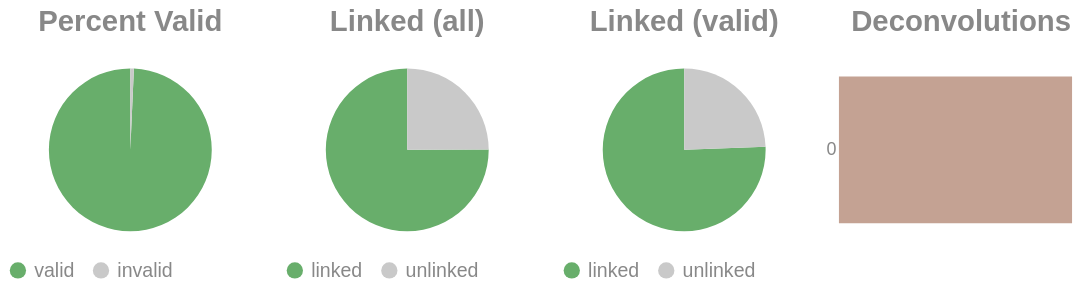

The notebook cell saved with this chart:
### Code cell
if SKIPLR:
    pass
else:
    clash = Counter()
    for i in valids['molecule'].to_list():
        _mol = i.split("-")
        if len(_mol) == 1:
            clash.update('0')
        else:
            clash.update(_mol[-1])

    _d = {"deconvolutions": [], 'count': []}
    for k,v in clash.items():
        _d['deconvolutions'].append(k)
        _d['count'].append(v)

    tot_valid = valids['reads'].sum()
    mask = valids['reads'] >= 2
    n_linked_reads = valids.filter(mask)['reads'].sum()
    if n_linked_reads == 0:
        print_html("No linked molecules (>=2 reads) were detected; skipping linked-only distributions.")
        SKIPLR = True
    else:
        perc_valid = round(tot_valid / n_reads, 4)
        linked_perc_abs = round(n_linked_reads / n_reads, 4)
        linked_perc = round(n_linked_reads / tot_valid, 4)

    _valid = pl.DataFrame({"valids": ['valid', 'invalid'], "count": [tot_valid, n_reads - tot_valid]})
    _linked_abs = pl.DataFrame({"linked (absolute)": ['linked', 'unlinked'], "count": [n_linked_reads, n_reads - n_linked_reads]})
    _linked_rel = pl.DataFrame({"linked (valids)": ['linked', 'unlinked'], "count": [n_linked_reads, tot_valid - n_linked_reads]})

    (
        alt.hconcat(
            piechart(_valid, goodval = 'valid', title = "Percent Valid"),
            piechart(_linked_abs, goodval = "linked", title =  "Linked (all)"),
            piechart(_linked_rel, goodval = "linked", title =  "Linked (valid)"),
            convolutionbar(pl.DataFrame(_d), title = "Deconvolutions"),
            center = True,
            bounds = 'flush'
        )
        .resolve_scale(color='independent')
        .resolve_legend('independent')
        .properties(usermeta={'embedOptions': {"actions": False}})
    ).display()

### Figure 1 — Vega-Lite specification as saved in the notebook (floating-point values rounded to 4 significant figures)
{"width": "container", "height": 400, "config": {"title": {"anchor": "start", "dy": -15, "fontSize": 18, "color": "#888888", "subtitleColor": "#888888", "subtitleFontSize": 14}, "arc": {"fill": "#0072B2"}, "axis": {"domainColor": "#888888", "domainWidth": 0.5, "gridWidth": 0.2, "grid": false, "titleFontWeight": 400, "titleFontSize": 15, "labelFontSize": 11, "labelColor": "#888888", "tickColor": "#888888", "tickWidth": 0.2, "titleColor": "#888888"}, "axisBand": {"grid": false}, "axisX": {"grid": true, "tickSize": 10, "domainCap": "round"}, "axisY": {"domain": false, "grid": true, "tickSize": 0, "domainCap": "round"}, "background": "transparent", "header": {"labelFontSize": 15, "labelColor": "#888888", "titleFontSize": 15, "titleFontWeight": 600, "titleColor": "#888888"}, "legend": {"labelFont": "sans-serif", "labelFontSize": 12, "labelColor": "#888888", "symbolSize": 100, "symbolType": "circle", "titleFontSize": 12, "titlePadding": 10, "titleColor": "#888888", "title": null}, "range": {"category": ["#E69F00", "#56B4E9", "#009E73", "#F0E442", "#0072B2", "#D55E00", "#CC79A7", "#000000"], "diverging": ["#cfe8f3", "#a2d4ec", "#73bfe2", "#46abdb", "#1696d2", "#12719e"]}, "area": {"fill": "#0072B2", "fillOpacity": 0.7, "line": true, "strokeOpacity": 0.7}, "line": {"color": "#0072B2", "stroke": "#0072B2", "strokeWidth": 2}, "trail": {"color": "#0072B2", "stroke": "#0072B2", "strokeWidth": 0, "size": 1}, "point": {"filled": true, "fillOpacity": 1.0, "size": 95}, "text": {"color": "#888888", "fontSize": 11, "align": "right", "fontWeight": 400, "size": 11}, "bar": {"fill": "#0072B2", "stroke": null}, "view": {"stroke": null, "continuousWidth": 660, "continuousHeight": 400}}, "hconcat": [{"data": {"name": "data-320422bf35a390fc138b854e420cfff8"}, "mark": {"type": "arc"}, "encoding": {"color": {"field": "valids", "legend": {"orient": "bottom", "title": null}, "scale": {"domain": ["valid", "invalid"], "range": ["#68ae6b", "#C9C9C9"]}, "title": "Valids", "type": "nominal"}, "theta": {"field": "count", "type": "quantitative"}, "tooltip": [{"field": "valids", "title": "Valids", "type": "ordinal"}, {"field": "percent", "format": ".2%", "title": "Percent", "type": "quantitative"}, {"field": "count", "title": "Count", "type": "quantitative"}]}, "height": 100, "title": {"text": "Percent Valid", "align": "center", "anchor": "middle"}, "transform": [{"calculate": "datum.count / 12904785", "as": "percent"}], "width": 150}, {"data": {"name": "data-315b811045a404f1f1e1895438a55b78"}, "mark": {"type": "arc"}, "encoding": {"color": {"field": "linked (absolute)", "legend": {"orient": "bottom", "title": null}, "scale": {"domain": ["linked", "unlinked"], "range": ["#68ae6b", "#C9C9C9"]}, "title": "Linked (Absolute)", "type": "nominal"}, "theta": {"field": "count", "type": "quantitative"}, "tooltip": [{"field": "linked (absolute)", "title": "Linked (Absolute)", "type": "ordinal"}, {"field": "percent", "format": ".2%", "title": "Percent", "type": "quantitative"}, {"field": "count", "title": "Count", "type": "quantitative"}]}, "height": 100, "title": {"text": "Linked (all)", "align": "center", "anchor": "middle"}, "transform": [{"calculate": "datum.count / 12904785", "as": "percent"}], "width": 150}, {"data": {"name": "data-e2c92b862093260b40cd0522c2776ab4"}, "mark": {"type": "arc"}, "encoding": {"color": {"field": "linked (valids)", "legend": {"orient": "bottom", "title": null}, "scale": {"domain": ["linked", "unlinked"], "range": ["#68ae6b", "#C9C9C9"]}, "title": "Linked (Valids)", "type": "nominal"}, "theta": {"field": "count", "type": "quantitative"}, "tooltip": [{"field": "linked (valids)", "title": "Linked (Valids)", "type": "ordinal"}, {"field": "percent", "format": ".2%", "title": "Percent", "type": "quantitative"}, {"field": "count", "title": "Count", "type": "quantitative"}]}, "height": 100, "title": {"text": "Linked (valid)", "align": "center", "anchor": "middle"}, "transform": [{"calculate": "datum.count / 12814300", "as": "percent"}], "width": 150}, {"data": {"name": "data-ec38c77f20150394c997cc4c41959fc3"}, "mark": {"type": "bar"}, "encoding": {"color": {"field": "deconvolutions", "legend": null, "scale": {"scheme": "lightgreyred"}, "type": "nominal"}, "tooltip": [{"field": "deconvolutions", "title": "Deconvolutions", "type": "ordinal"}, {"field": "percent", "format": ".2%", "title": "Percent", "type": "quantitative"}, {"field": "count", "title": "Count", "type": "quantitative"}], "x": {"axis": null, "field": "count", "type": "quantitative"}, "y": {"field": "deconvolutions", "sort": "ascending", "title": null, "type": "nominal"}}, "height": 100, "title": {"text": "Deconvolutions", "align": "center", "anchor": "middle"}, "transform": [{"calculate": "datum.count / 5247328", "as": "percent"}], "width": 150}], "bounds": "flush", "center": true, "resolve": {"legend": {"angle": "independent"}, "scale": {"color": "independent"}}, "usermeta": {"embedOptions": {"actions": false}}, "$schema": "https://vega.github.io/schema/vega-lite/v6.1.0.json", "datasets": {"data-320422bf35a390fc138b854e420cfff8": [{"valids": "valid", "count": 12814300}, {"valids": "invalid", "count": 90485}], "data-315b811045a404f1f1e1895438a55b78": [{"linked (absolute)": "linked", "count": 9686907}, {"linked (absolute)": "unlinked", "count": 3217878}], "data-e2c92b862093260b40cd0522c2776ab4": [{"linked (valids)": "linked", "count": 9686907}, {"linked (valids)": "unlinked", "count": 3127393}], "data-ec38c77f20150394c997cc4c41959fc3": [{"deconvolutions": "0", "count": 5247328}]}}
